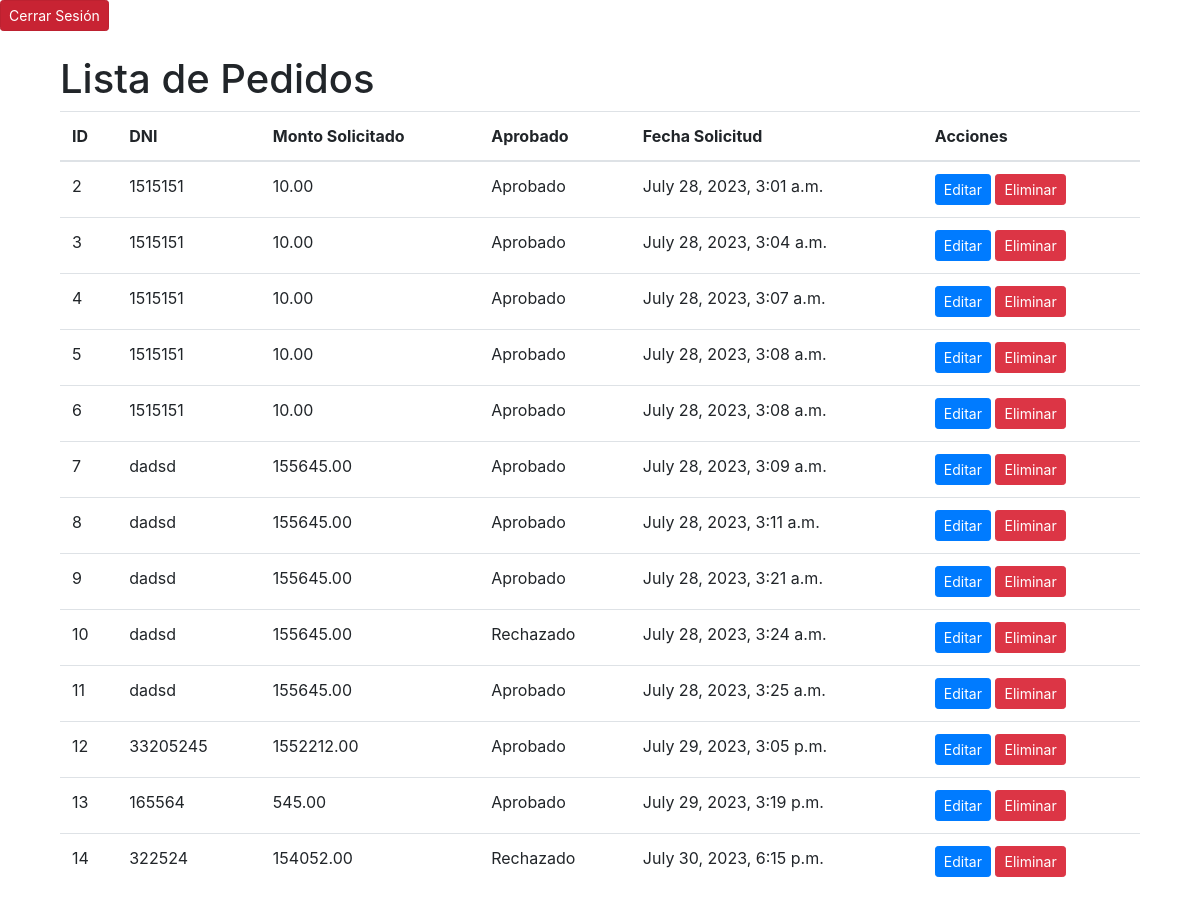
Page /pedidos/ (signed in) on the earlier database version.
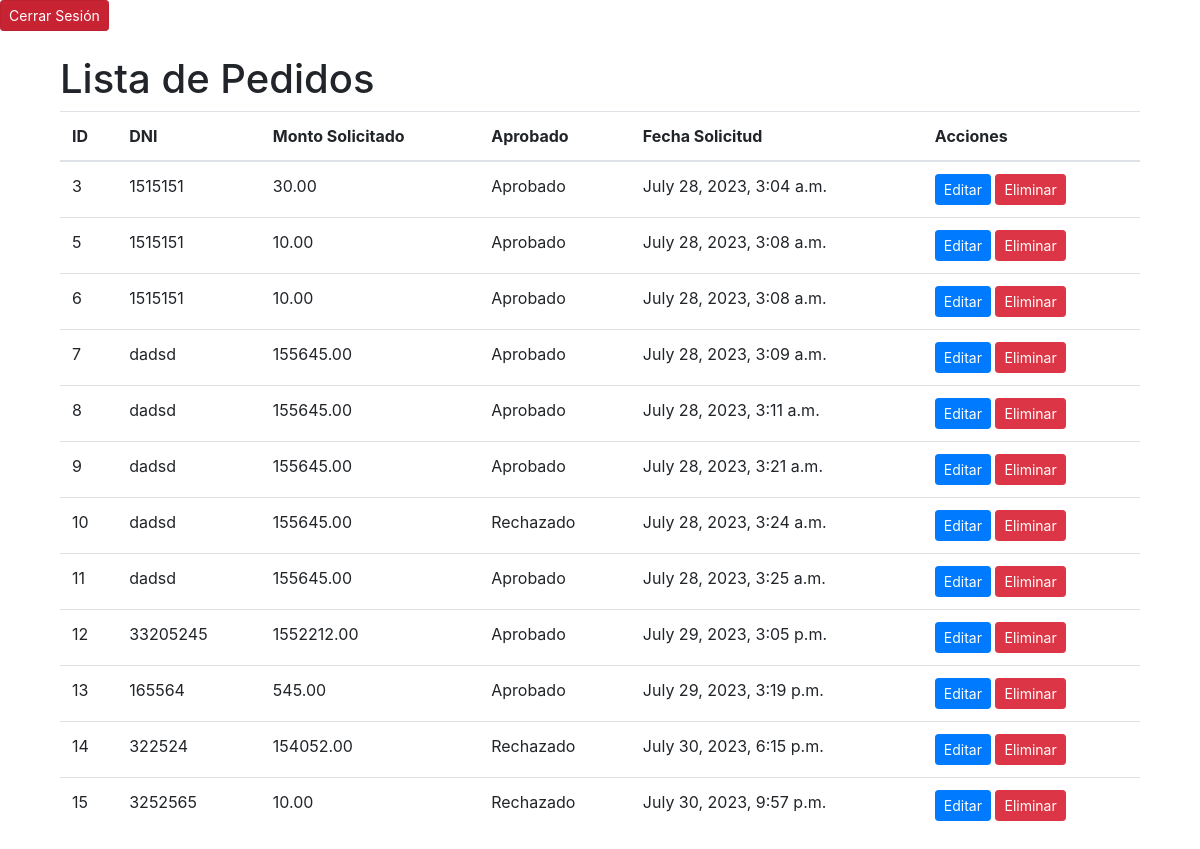
Same page on the later database version.
### prestamos/models.py (models this page shows, shortened)
class PedidoPrestamo(models.Model):
    dni = models.CharField(max_length=10, default='')
    monto_solicitado = models.DecimalField(max_digits=10, decimal_places=2)
    aprobado = models.BooleanField(null=True, blank=True)
    fecha_solicitud = models.DateTimeField(auto_now_add=True)

### prestamos/views.py (the view)
# urls.py: path('pedidos/', views.listar_pedidos, name='listar_pedidos'),
def listar_pedidos(request):
    print('inicio listar pedido')
    if not request.user.is_active:
        return render(request,'prestamos/formulario_prestamo.html')
    print('en el if del listar pedido')
    pedidos = PedidoPrestamo.objects.all()
    print('despues del object listar pedido')
    return render(request, 'prestamos/listar_pedidos.html', {'pedidos': pedidos})

### prestamos/templates/prestamos/listar_pedidos.html (shortened to what this page needs)
{% extends "base_site.html" %}
{% block content %}
<div class="container">
    <h1 class="mt-4">Lista de Pedidos</h1>
    <table class="table table-hover">
        <thead>
            <tr>
                <th scope="col">ID</th>
                <th scope="col">DNI</th>
                <th scope="col">Monto Solicitado</th>
                <th scope="col">Aprobado</th>
                <th scope="col">Fecha Solicitud</th>
                <th scope="col">Acciones</th>
            </tr>
        </thead>
        <tbody>
            {% for pedido in pedidos %}
            <tr>
                <td>{{ pedido.id }}</td>
                <td>{{ pedido.dni }}</td>
                <td>{{ pedido.monto_solicitado }}</td>
                <td>{% if pedido.aprobado %}Aprobado{% else %}Rechazado{% endif %}</td>
                <td>{{ pedido.fecha_solicitud }}</td>
                <td>
                    <a href="{% url 'editar_pedido' pedido.id %}" class="btn btn-primary btn-sm">Editar</a>
                    <a href="{% url 'eliminar_pedido' pedido.id %}" class="btn btn-danger btn-sm">Eliminar</a>
                </td>
            </tr>
            {% endfor %}
        </tbody>
    </table>
</div>
{% endblock %}

### inicio/templates/base_site.html (shortened to what this page needs)
<!DOCTYPE html>
<html>
<head>
    <link rel="stylesheet" href="https://stackpath.bootstrapcdn.com/bootstrap/4.5.2/css/bootstrap.min.css">
</head>
<body>
    <div class="conteiner">
        {% if user.is_anonymous %}
        <a href="{% url 'iniciar_sesion' %}" class="btn btn-primary btn-sm">Iniciar Sesión</a>
        {% else %}
        <a href="{% url 'logout' %}" class="btn btn-danger btn-sm">Cerrar Sesión</a>
        {% endif %}
    </div>
    <div class="container">
        {% block content %}
        {% endblock %}
    </div>
</body>
</html>

Differences in the rows shown:
removed PedidoPrestamo: id "2", dni "1515151", monto_solicitado "10.00", aprobado "Aprobado", fecha_solicitud "July 28, 2023, 3:01 a.m."
removed PedidoPrestamo: id "4", dni "1515151", monto_solicitado "10.00", aprobado "Aprobado", fecha_solicitud "July 28, 2023, 3:07 a.m."
changed PedidoPrestamo "July 28, 2023, 3:04 a.m.": monto_solicitado "10.00" → "30.00"
added PedidoPrestamo: id "15", dni "3252565", monto_solicitado "10.00", aprobado "Rechazado", fecha_solicitud "July 30, 2023, 9:57 p.m."
